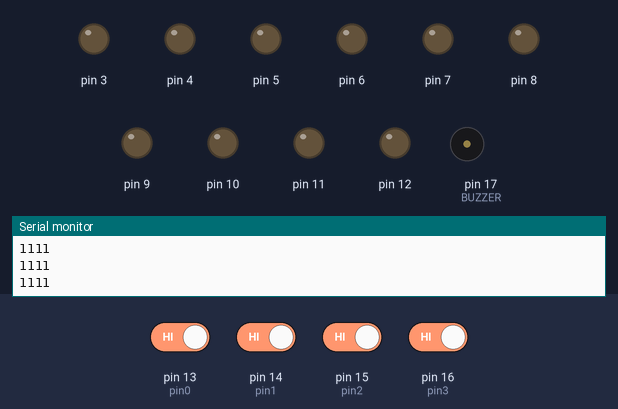
Recording of a sketch running on a simulated Arduino Uno, built with avr-gcc and run on an emulated ATmega328P. Shown: output pins drawn as LEDs (lit = HIGH), buzzer (waves = sounding), the last lines printed to the serial monitor. Dashed ring = blinking. Inputs (shaded band) come from the test bench; at power-on: pin 13 (pin0), pin 14 (pin1), pin 15 (pin2), pin 16 (pin3) HIGH.

Above: at 3.2 s.
3.3 s: pin 16 (pin3) driven LOW
At 4.1 s:
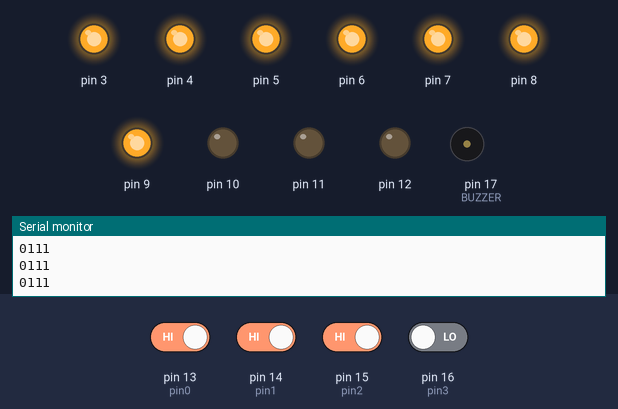
4.8 s: pin 13 (pin0) driven LOW
At 5.2 s:
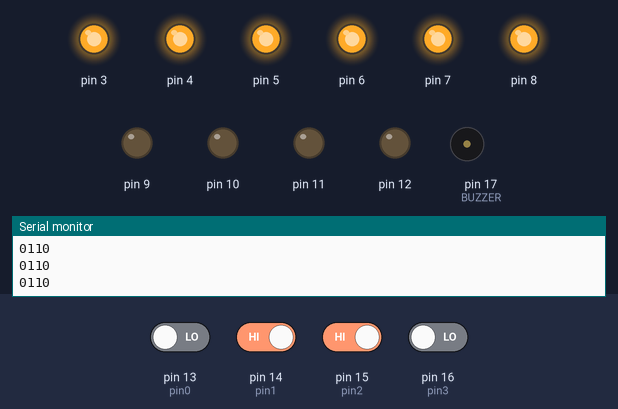
6.3 s: pin 14 (pin1) driven LOW
At 7.5 s:
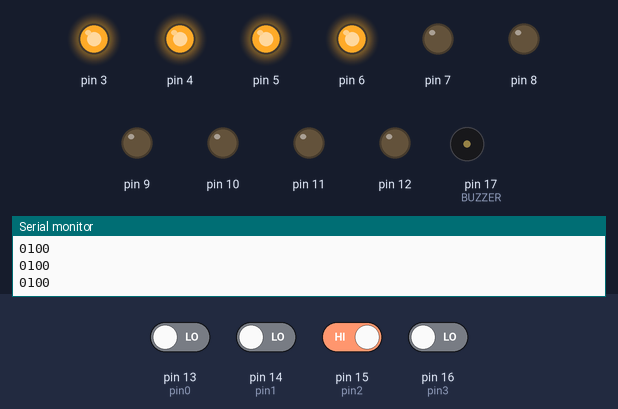
7.8 s: pin 15 (pin2) driven LOW
At 8.02 s:
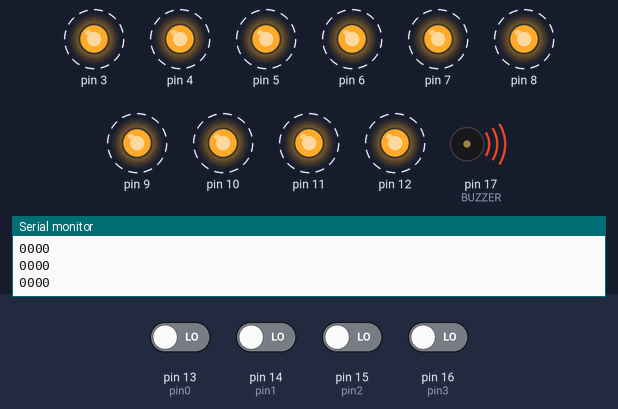
10.8 s: pin 13 (pin0) driven HIGH
At 11.8 s:
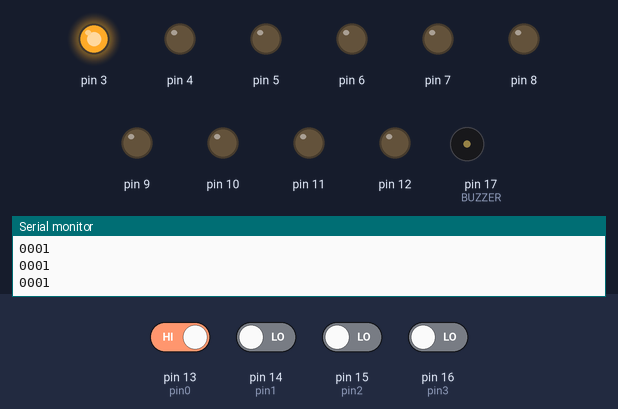
12.9 s: pin 14 (pin1) driven HIGH
At 13.7 s:
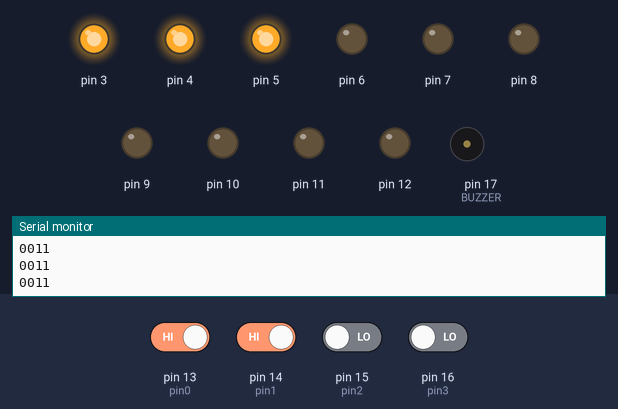
Timing chart, 0 to 15.4 s (numbered marks = the images above; inputs shaded):
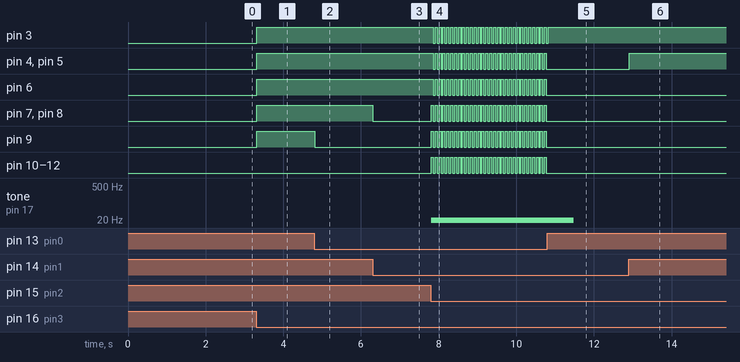

Measured:
- after the input at 3.3 s, pin 3–9: LOW → HIGH at once
- after the input at 4.8 s, pin 9: HIGH → LOW at once
- after the input at 6.3 s, pin 7, pin 8: HIGH → LOW at once
- after the input at 7.8 s, pin 3–6: alternates HIGH for 0.05 s and LOW for 0.05 s, starting after 0.06 s; pin 7–12: alternates HIGH for 0.05 s and LOW for 0.05 s, starting at once; tone on pin 17 (BUZZER): silent → 1 Hz at once
- after the input at 10.8 s, pin 3: goes on until 10.8 s, then stays HIGH; pin 4–12: stops changing and stays LOW; tone on pin 17 (BUZZER): 1 Hz → silent after 0.68 s
- after the input at 12.9 s, pin 4, pin 5: LOW → HIGH at once

The sketch:

PROYECTO_ARDUINO2.ino
```cpp
/*
 * Fundacion Kinal
 * Centro educativo tecnico laboral Kinal
 * Perito en electonica
 * Quinto perito
 * EB5AM
 * Taller de electronica digital y reparacion de computadoras
 * Nombre: Ricardo Estrada, Wolf Salguero, Alexander Racanac, Javier Gonzales
 * Fecha: 23/05/2023
 * Proyecto: Silo de Granos
 */

// ARDUINO SECUNDARIO

//Directivas de preprocesador

 //Variables
 int porcentaje;
 #define pin0 13
 #define pin1 14
 #define pin2 15
 #define pin3 16
 #define BUZZER 17
 bool D0;
 bool D1;
 bool D2;
 bool D3;

void setup() {
  Serial.begin(9600);
  for(int i = 3; i < 13; i++){
    pinMode(i, OUTPUT);
  }
   pinMode(13, INPUT);
    pinMode(14, INPUT);
    pinMode(15, INPUT);
    pinMode(16, INPUT);
    delay(2000);
}

void loop() {
   D0 = digitalRead(pin0);
   D1 = digitalRead(pin1);
   D2 = digitalRead(pin2);
   D3 = digitalRead(pin3);
   Serial.print(D3);
   Serial.print(D2);
   Serial.print(D1);
   Serial.println(D0);
   display_barra();
}


int display_barra(){
  if( D3 == 0 && D2 == 0 && D1 == 0 && D0 == 0 ){ // entre 0 y 10%
    tone(BUZZER, 1,760);
    for(int i = 3; i < 13; i++){
    digitalWrite(i, HIGH);
    }
    delay(50);
    for(int i = 3; i < 13; i++){
    digitalWrite(i, LOW);
    }
    delay(50);
    }
  if(D3 == 0 && D2 == 0 && D1 == 0 && D0 == 1){    //entre 10 y 20%
    digitalWrite(3, HIGH);
    digitalWrite(4, LOW);
    digitalWrite(5, LOW);
    digitalWrite(6, LOW);
    digitalWrite(7, LOW);
    digitalWrite(8, LOW);
    digitalWrite(9, LOW);
    digitalWrite(10, LOW);
    digitalWrite(11, LOW);
    digitalWrite(12, LOW);
    }
    if(D3 == 0 && D2 == 0 && D1 == 1 && D0 == 0){    //entre 20 y 30%
    digitalWrite(3, HIGH);
    digitalWrite(4, HIGH);
    digitalWrite(5, LOW);
    digitalWrite(6, LOW);
    digitalWrite(7, LOW);
    digitalWrite(8, LOW);
    digitalWrite(9, LOW);
    digitalWrite(10, LOW);
    digitalWrite(11, LOW);
    digitalWrite(12, LOW);
    }
    if(D3 == 0 && D2 == 0 && D1 == 1 && D0 == 1){      //entre 30 y 40%
    digitalWrite(3, HIGH);
    digitalWrite(4, HIGH);
    digitalWrite(5, HIGH);
    digitalWrite(6, LOW);
    digitalWrite(7, LOW);
    digitalWrite(8, LOW);
    digitalWrite(9, LOW);
    digitalWrite(10, LOW);
    digitalWrite(11, LOW);
    digitalWrite(12, LOW);
    }
    if(D3 == 0 && D2 == 1 && D1 == 0 && D0 == 0){      //entre 40 y 50%
    digitalWrite(3, HIGH);
    digitalWrite(4, HIGH);
    digitalWrite(5, HIGH);
    digitalWrite(6, HIGH);
    digitalWrite(7, LOW);
    digitalWrite(8, LOW);
    digitalWrite(9, LOW);
    digitalWrite(10, LOW);
    digitalWrite(11, LOW);
    digitalWrite(12, LOW);
    }
    if(D3 == 0 && D2 == 1 && D1 == 0 && D0 == 1){      //entre 50 y 60%
    digitalWrite(3, HIGH);
    digitalWrite(4, HIGH);
    digitalWrite(5, HIGH);
    digitalWrite(6, HIGH);
    digitalWrite(7, HIGH);
    digitalWrite(8, LOW);
    digitalWrite(9, LOW);
    digitalWrite(10, LOW);
    digitalWrite(11, LOW);
    digitalWrite(12, LOW);
    }
    if(D3 == 0 && D2 == 1 && D1 == 1 && D0 == 0){      //entre 60 y 70%
    digitalWrite(3, HIGH);
    digitalWrite(4, HIGH);
    digitalWrite(5, HIGH);
    digitalWrite(6, HIGH);
    digitalWrite(7, HIGH);
    digitalWrite(8, HIGH);
    digitalWrite(9, LOW);
    digitalWrite(10, LOW);
    digitalWrite(11, LOW);
    digitalWrite(12, LOW);
    }
    if(D3 == 0 && D2 == 1 && D1 == 1 && D0 == 1){      //entre 70 y 80%
    digitalWrite(3, HIGH);
    digitalWrite(4, HIGH);
    digitalWrite(5, HIGH);
    digitalWrite(6, HIGH);
    digitalWrite(7, HIGH);
    digitalWrite(8, HIGH);
    digitalWrite(9, HIGH);
    digitalWrite(10, LOW);
    digitalWrite(11, LOW);
    digitalWrite(12, LOW);
    }
    if(D3 == 1 && D2 == 0 && D1 == 0 && D0 == 0){      //entre 80 y 90%
    digitalWrite(3, HIGH);
    digitalWrite(4, HIGH);
    digitalWrite(5, HIGH);
    digitalWrite(6, HIGH);
    digitalWrite(7, HIGH);
    digitalWrite(8, HIGH);
    digitalWrite(9, HIGH);
    digitalWrite(10, HIGH);
    digitalWrite(11, LOW);
    digitalWrite(12, LOW);
    }
    if(D3 == 1 && D2 == 0 && D1 == 0 && D0 == 1){      //entre 90 y 100%
    digitalWrite(3, HIGH);
    digitalWrite(4, HIGH);
    digitalWrite(5, HIGH);
    digitalWrite(6, HIGH);
    digitalWrite(7, HIGH);
    digitalWrite(8, HIGH);
    digitalWrite(9, HIGH);
    digitalWrite(10, HIGH);
    digitalWrite(11, HIGH);
    digitalWrite(12, LOW);
    }
    if(D3 == 1 && D2 == 0 && D1 == 1 && D0 == 0){      // Excede al capacidad recomendada
    digitalWrite(3, HIGH);
    digitalWrite(4, HIGH);
    digitalWrite(5, HIGH);
    digitalWrite(6, HIGH);
    digitalWrite(7, HIGH);
    digitalWrite(8, HIGH);
    digitalWrite(9, HIGH);
    digitalWrite(10, HIGH);
    digitalWrite(11, HIGH);
    digitalWrite(12, HIGH);
    delay(100);
    digitalWrite(12, LOW);
    delay(100);
    }
    }
```
